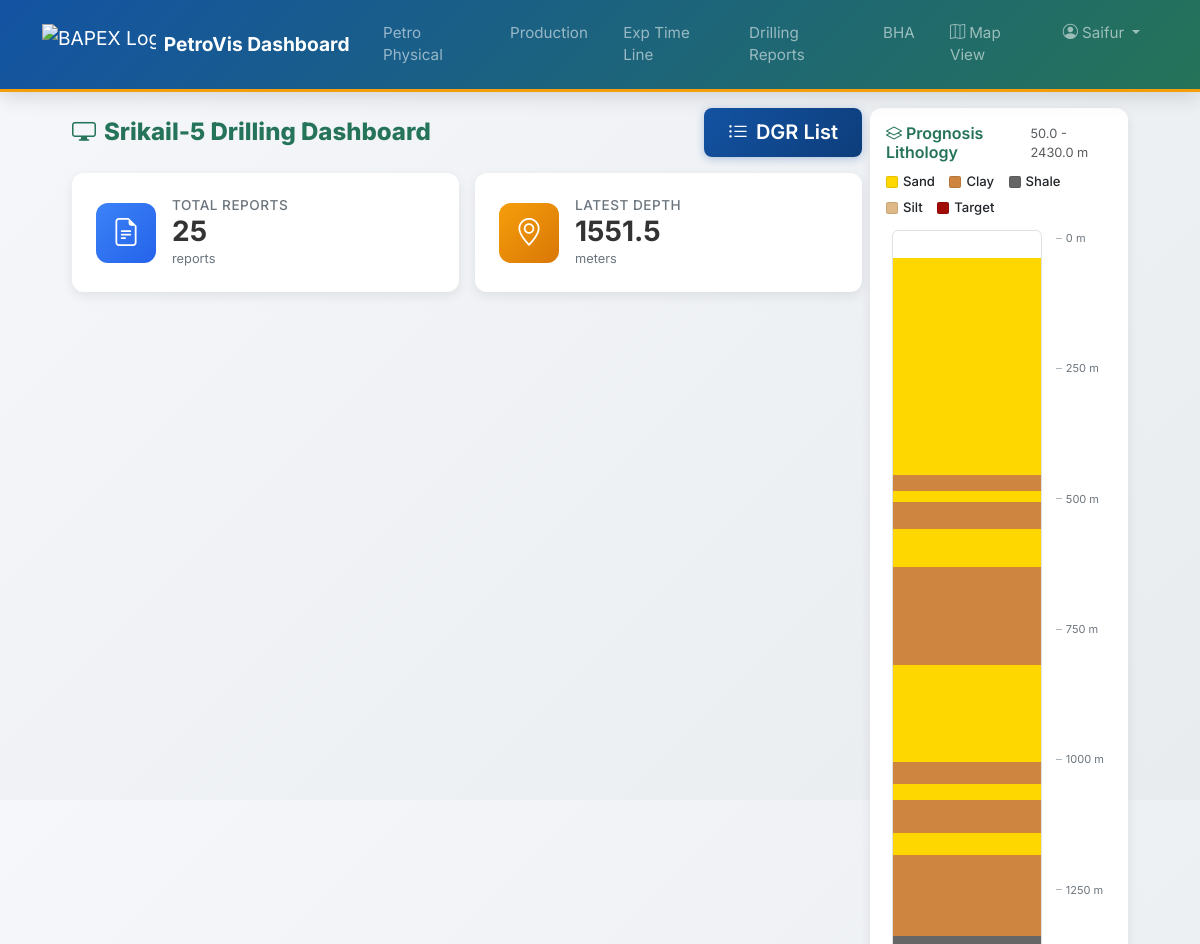
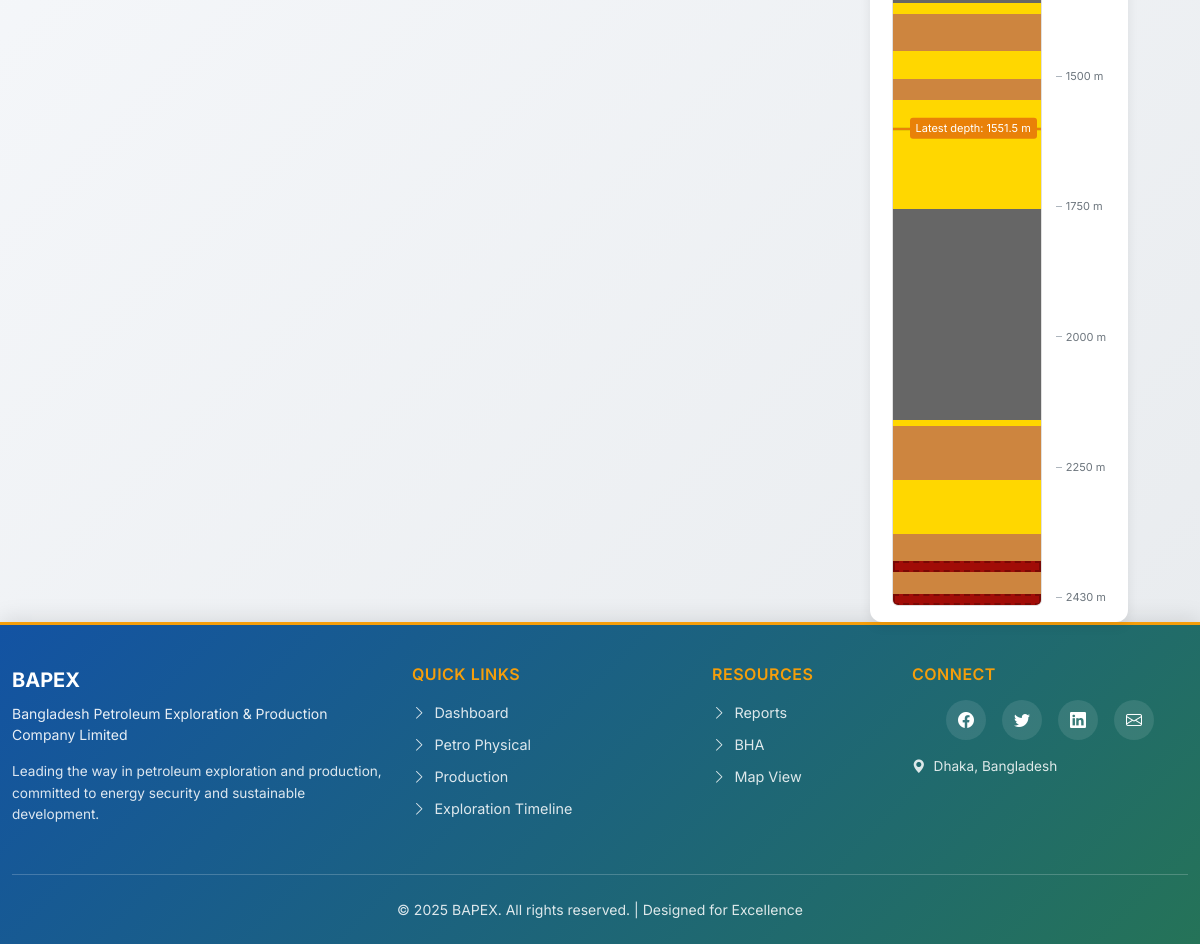
/drilling-reports/10/ (signed in), run on an earlier commit of the app's database (2 pictures, top to bottom).
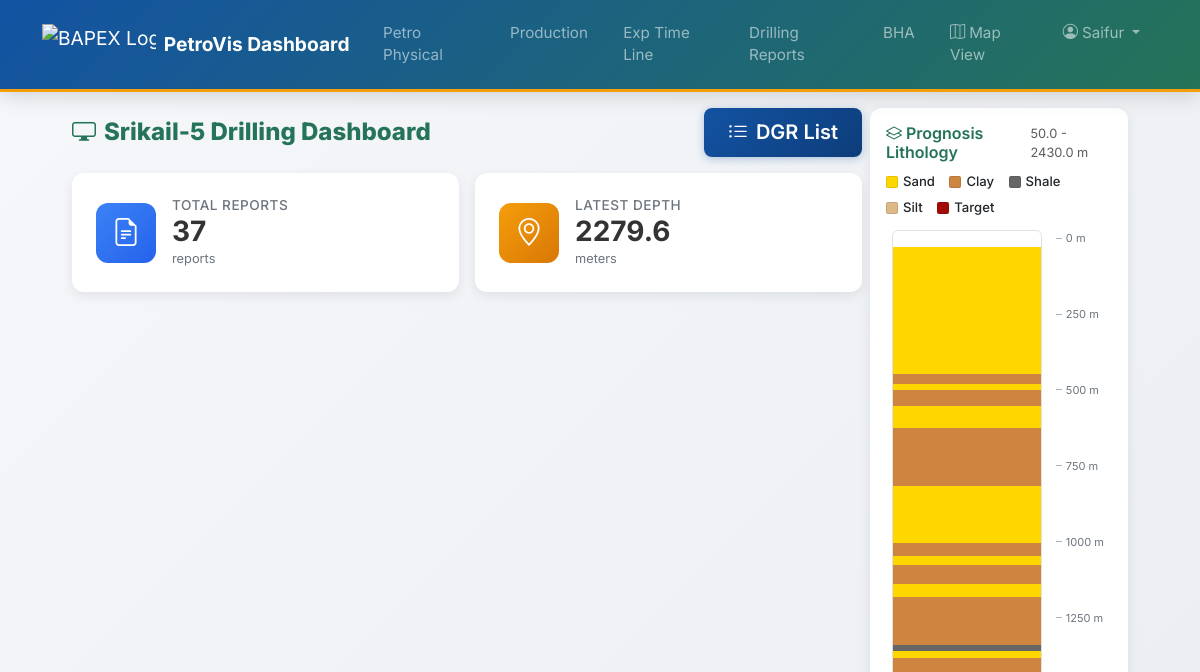
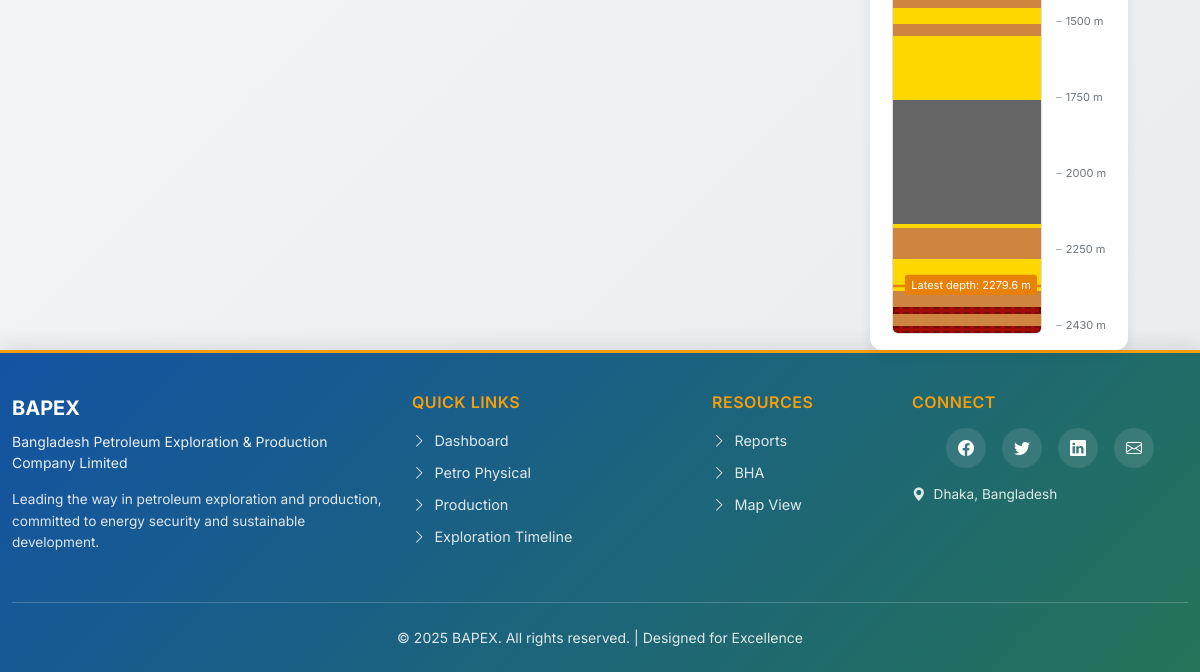
And on a later commit of the database (2 pictures, top to bottom).
### plotter/models.py (models this page shows, shortened)
class DailyDrillingReport(models.Model):
    well = models.ForeignKey(Well, on_delete=models.CASCADE, related_name='drilling_reports')
    report_no = models.IntegerField(blank=True, null=True)
    date = models.DateField(blank=True, null=True)
    depth_start = models.FloatField(help_text="start depth (MD) in meters")
    depth_end = models.FloatField(help_text="end depth (MD) in meters")
    depth_start_tvd = models.FloatField(help_text="start depth (TVD) in meters", blank=True, null=True)
    depth_end_tvd = models.FloatField(help_text="end depth (TVD) in meters", blank=True, null=True)
    current_operation = models.TextField(blank=True, null=True)
    present_activity = models.TextField(blank=True, null=True)
    csg = models.TextField(blank=True, null=True)
    last_csg = models.TextField(blank=True, null=True)
    next_program = models.TextField(blank=True, null=True)
    gas_show = models.BooleanField(default=False, help_text="Indicates if any gas show was observed during this report")
    comments = models.TextField(blank=True, null=True)
    class Meta:
        ordering = ['date', 'depth_start']
        verbose_name = 'Daily Drilling Report'
        verbose_name_plural = 'Daily Drilling Reports'

class WellPrognosis(models.Model):
    FORMATION_CHOICES = [
        ('sand', 'sand'),
        ('lime', 'lime'),
        ('shale', 'shale'),
        ('slit', 'slit'),
        ('dolomite', 'dolomite'),
        ('coal', 'coal'),
        ('clay', 'clay'),
    ]
    well = models.ForeignKey(Well, on_delete=models.CASCADE, related_name='prognoses')
    planned_depth_start = models.DecimalField(max_digits=10, decimal_places=2, help_text="Planned start depth (m)")
    planned_depth_end = models.DecimalField(max_digits=10, decimal_places=2, help_text="Planned end depth (m)")
    lithology = models.CharField(max_length=50, choices=FORMATION_CHOICES, help_text="Expected lithology at this depth")
    target_depth = models.BooleanField(default=False, help_text="Is this a target depth?")
    casing_size = models.CharField(max_length=50, blank=True, null=True)
    drilling_fluid = models.CharField(max_length=100, blank=True, null=True)
    remarks = models.TextField(blank=True, null=True)
    date_created = models.DateTimeField(auto_now_add=True)
    class Meta:
        ordering = ['planned_depth_start']

### plotter/views.py (the view, shortened to what this page needs)
# urls.py: path('drilling-reports/<int:well_id>/', views.drilling_reports, name='drilling_reports'),
@login_required
def drilling_reports(request, well_id=None):
    if well_id is None:
        well_id = request.GET.get('well')
    start_date = request.GET.get('start_date')
    end_date = request.GET.get('end_date')
    depth_from = request.GET.get('depth_from')
    depth_to = request.GET.get('depth_to')
    reports = DailyDrillingReport.objects.select_related('well').all()
    if well_id:
        reports = reports.filter(well_id=well_id)
    if start_date:
        reports = reports.filter(date__gte=start_date)
    if end_date:
        reports = reports.filter(date__lte=end_date)
    if depth_from:
        reports = reports.filter(depth_start__gte=float(depth_from))
    if depth_to:
        reports = reports.filter(depth_end__lte=float(depth_to))
    filtered_reports = reports
    reports = reports.order_by('-date', '-depth_start')
    wells = Well.objects.all()
    stats = None
    if well_id and reports.exists():
        latest_report = reports.first()
        earliest_report = reports.last()
        total_days = (latest_report.date - earliest_report.date).days or 1
        stats = {
            'total_reports': reports.count(),
            'latest_depth': latest_report.depth_end,
            'drilling_efficiency': calculate_drilling_efficiency(reports)
        }
    gas_show_summary = None
    gas_show_measurements_all = []
    report_ids = list(filtered_reports.values_list('id', flat=True))
    if report_ids:
        gas_measurements_qs = GasShowMeasurement.objects.filter(
            drilling_report_id__in=report_ids
        ).select_related('drilling_report__well')
    processed_reports = []
    for report in reports.prefetch_related('lithologies', 'gas_show_measurements'):
        lithologies = []
        for litho in report.lithologies.all():
            lithology_percentages = {
                'shale': litho.shale_percentage or 0,
                'sand': litho.sand_percentage or 0,
                'clay': litho.clay_percentage or 0,
                'slit': litho.slit_percentage or 0
            }
            dominant_lithology = max(lithology_percentages, key=lithology_percentages.get)
            prognosis_comparison, comparison_type = compare_lithology_with_prognosis(litho, report.well)
            lithologies.append({
                'depth_range': f"{litho.depth_from}-{litho.depth_to}m",
                'depth_from': litho.depth_from,
                'depth_to': litho.depth_to,
                'shale': round(litho.shale_percentage or 0, 1),
                'sand': round(litho.sand_percentage or 0, 1),
                'clay': round(litho.clay_percentage or 0, 1),
                'slit': round(litho.slit_percentage or 0, 1),
                'total': round((litho.shale_percentage or 0) +
                             (litho.sand_percentage or 0) +
                             (litho.clay_percentage or 0) +
                             (litho.slit_percentage or 0), 1),
                'dominant_lithology': dominant_lithology,
                'dominant_percentage': round(lithology_percentages[dominant_lithology], 1),
                'prognosis_comparison': prognosis_comparison,
                'comparison_type': comparison_type,
                'description': litho.description
            })
        gas_show_measurements = []
        processed_reports.append({
            'id': report.id,
            'well_name': report.well.name,
            'report_no': report.report_no,
            'date': report.date.strftime('%d %b, %Y'),
            'date_iso': report.date.strftime('%Y-%m-%d'),  # Add ISO format for URL
            'depth_start': report.depth_start,
            'depth_end': report.depth_end,
            'depth_start_tvd': report.depth_start_tvd,
            'depth_end_tvd': report.depth_end_tvd,
            'current_operation': report.current_operation,
            'lithologies': lithologies,
            'gas_show': bool(report.gas_show or gas_show_measurements),
            'comments': report.comments,
            'present_activity': report.present_activity,
            'next_program': report.next_program,
            'daily_progress': report.depth_end - report.depth_start,
            'gas_show_measurements': gas_show_measurements,
            'gas_show_peak': max((gsm['max_percent'] for gsm in gas_show_measurements), default=None) if gas_show_measurements else None,
        })
    prognosis_data = None
    prognosis_segments = None
    prognosis_range = None
    if well_id:
        try:
            selected_well_obj = Well.objects.get(id=well_id)
            prognosis_data = selected_well_obj.prognoses.all()
            if prognosis_data.exists():
                starts = [float(p.planned_depth_start) for p in prognosis_data]
                ends = [float(p.planned_depth_end) for p in prognosis_data]
                min_depth = min(starts)
                max_depth = max(ends)
                total_range = max(max_depth - min_depth, 1e-6)
                zero_origin_total = max(max_depth, 1e-6)
                ordered = sorted(prognosis_data, key=lambda p: float(p.planned_depth_start))
                prognosis_segments = []
                for p in ordered:
                    start = float(p.planned_depth_start)
                    end = float(p.planned_depth_end)
                    length = max(end - start, 0)
                    width_pct = (length / total_range) * 100.0
                    height_pct = (length / zero_origin_total) * 100.0
                    prognosis_segments.append({
                        'from': round(start, 1),
                        'to': round(end, 1),
                        'lithology': p.lithology,
                        'is_target': p.target_depth,
                        'width_pct': width_pct,
                        'height_pct': height_pct,
                        'label': f"{round(start,1)}-{round(end,1)} m"
                    })
                prognosis_range = {
                    'min': round(min_depth, 1),
                    'max': round(max_depth, 1),
                    'top_spacer_pct': (min_depth / zero_origin_total) * 100.0 if max_depth > 0 else 0.0
                }
        except Well.DoesNotExist:
            prognosis_data = None
    trajectory_data = None
    latest_depth_point = None
    if well_id:
        try:
            selected_well_obj = Well.objects.get(id=well_id)
            survey_stations = selected_well_obj.survey_stations.all().order_by('md')
        except Well.DoesNotExist:
            trajectory_data = None
    context = {
        'reports': processed_reports,
        'wells': wells,
        'selected_well': str(well_id) if well_id else None,
        'start_date': start_date,
        'end_date': end_date,
        'depth_from': depth_from,
        'depth_to': depth_to,
        'stats': stats,
        'prognosis_data': prognosis_data,
        'prognosis_segments': prognosis_segments,
        'prognosis_range': prognosis_range,
        'gas_show_summary': gas_show_summary,
        'gas_show_measurements_all': gas_show_measurements_all,
        'trajectory_data': trajectory_data,
        'latest_depth': stats['latest_depth'] if stats else None,
        'latest_depth_point': latest_depth_point,
    }
    if request.headers.get('X-Requested-With') == 'XMLHttpRequest':
        return JsonResponse({
            'reports': processed_reports,
            'stats': stats
        })
    return render(request, 'visualization/drilling_reports_dashboard.html', context)

### plotter/views.py (called while the page is built)
def calculate_drilling_efficiency(reports):
    total_depth_progress = 0
    total_time = 0
    for report in reports:
        daily_progress = report.depth_end - report.depth_start
        total_depth_progress += daily_progress
        total_time += 24
    if total_time > 0:
        return round(total_depth_progress / total_time * 24, 2)
    return 0

### plotter/templates/visualization/drilling_reports_dashboard.html (shortened to what this page needs)
{% extends 'base.html' %}
{% load static %}
{% block content %}
<div class="container-fluid" style="padding-left: 5%;padding-right: 5%;">
    <div class="row">
        <main class="col-12 px-4 pt-3">
            {% if selected_well %}
            <div class="row g-2">
                <div class="col-lg-9 col-xl-9">
                    <div class="mb-3 d-flex align-items-center justify-content-between flex-wrap gap-3">
                        <div>
                            <h1 class="display-5 fw-bold mb-0">
                                {% for well in wells %}
                                    {% if well.id|stringformat:'s' == selected_well %}
                                    <h6 style="color: #257358; font-size: 1.5em;font-weight: 800; margin: 0;">
                                        <i class="bi bi-display me-2"></i>{{ well.name }} Drilling Dashboard
                                    </h6>
                                    {% endif %}
                                {% endfor %}
                            </h1>
                        </div>
                        <div>
                            <a href="{% url 'drilling_reports_list' selected_well %}" class="btn btn-primary btn-lg">
                                <i class="bi bi-list-ul me-2"></i>DGR List
                            </a>
                        </div>
                    </div>
                    {% include 'daily_reports/report_stats.html' %}
                </div>
                {% include 'daily_reports/prognosis_sidebar.html' %}
            </div>
            {% endif %}
        </main>
    </div>
</div>
{% endblock %}

### plotter/templates/daily_reports/report_stats.html
{% if stats %}
<div class="row g-3 mb-4">
    <div class="col-xl-6 col-md-6">
        <div class="stats-card-modern stats-card-reports">
            <div class="stats-icon">
                <i class="bi bi-file-earmark-text"></i>
            </div>
            <div class="stats-content">
                <h6 class="stats-label">Total Reports</h6>
                <h3 class="stats-value">{{ stats.total_reports }}</h3>
                <p class="stats-unit">reports</p>
            </div>
        </div>
    </div>
    <div class="col-xl-6 col-md-6">
        <div class="stats-card-modern stats-card-depth">
            <div class="stats-icon">
                <i class="bi bi-geo-alt"></i>
            </div>
            <div class="stats-content">
                <h6 class="stats-label">Latest Depth</h6>
                <h3 class="stats-value">{{ stats.latest_depth|floatformat:1 }}</h3>
                <p class="stats-unit">meters</p>
            </div>
        </div>
    </div>
</div>
{% endif %}

What changed in the data, as far as the page shows it:
no longer on this page (row edited): DailyDrillingReport: latest_depth "1551.5"
added DailyDrillingReport: latest_depth "2279.6"
Also different on the page:
{{ stats.total_reports }}: "25" → "37"
text written by a page script: "Latest depth: 1551.5 m" → "Latest depth: 2279.6 m"
{{ seg.height_pct }}: 4.11522633744856 → 2.05761316872428 (drawn)
{{ seg.height_pct }}: 2.05761316872428 → 0.823045267489712 (drawn)
{{ seg.height_pct }}: 0.823045267489712 → 1.646090534979424 (drawn)
{{ seg.height_pct }}: 1.646090534979424 → 0.823045267489712 (drawn)
